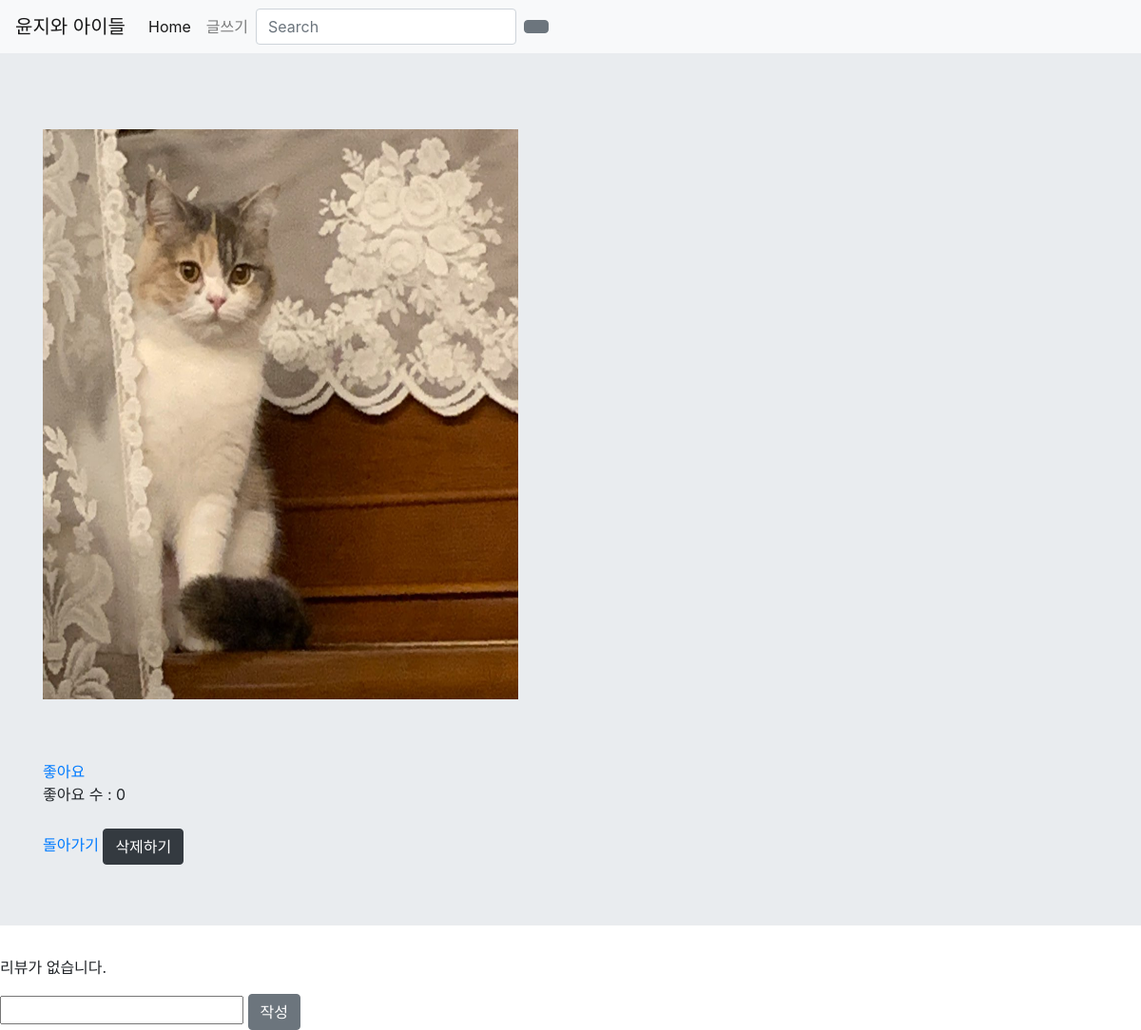
/blog/13 (signed in), run on the app's committed database.
### writing/models.py (models this page shows, shortened)
class Blog(models.Model):
    title = models.CharField(max_length = 200)
    money = models.CharField(max_length = 200)
    one_line = models.CharField(max_length = 200)
    image = models.ImageField(null = True, blank = True, upload_to = 'image', default="image/elly.png")
    pub_date=models.DateTimeField(auto_now_add=True)
    seller = models.TextField()
    content = models.TextField()
    content_list = models.TextField()
    count = models.IntegerField(default = 0)
    like_num = models.PositiveIntegerField(default=0, blank=True)

### writing/views.py (the view)
# urls.py: path('blog/<int:blog_id>', writing.views.detail, name = 'detail'),
def detail(request, blog_id):
    blog = Blog()
    reviews = Review.objects.filter(blog=blog_id)
    blog_detail = get_object_or_404(Blog, pk=blog_id)
    blog.count += 1
    blog.save()
    account = Account.objects.get(user=request.user)
    return render(request, 'detail.html', {'blog': blog_detail, 'account': account, 'reviews' : reviews})

### writing/templates/detail.html (shortened to what this page needs)
<!DOCTYPE html>
<html lang="en">
<head>
</head>
{% extends 'base.html' %}
{% block content %}
<body>
    <form action="{% url 'delete' %}">
        <div class="jumbotron jumbotron-fluid">
            <div class="container">
                {% if blog.image %}
                <img src="{{blog.image.url}}" alt="이미지가 없습니다." width="500" height="600">
                {% endif %}
                <br>
                <br>
                <a href="{% url 'like' blog.id %}">
                    {% if blog in account.like_blog.all %}
                    취소
                    {% else %}
                    좋아요
                    {% endif %}
                </a>
                <div>좋아요 수 : {{blog.like_num}}</div>
                <br>
                <a href="{% url 'home' %}">돌아가기</a>
                <input class="btn btn-dark" type="submit" value="삭제하기">
            </div>
        </div>
    </form>
    {% for review in reviews %}
    <div class="review">
        <p>작성자 : {{review.review_user}}</p>
        <p>{{review.review_body}}</p>
    </div>
    {% empty %}
        <p>리뷰가 없습니다.</p>
    {% endfor %}
    <form method="POST" action= "{% url 'review' %}">
        <input type="text" name="review_body"></input>
        <button type="submit" class="btn btn-secondary">작성</button>
    </form>
</body>
{% endblock %}

### data on the page
Blog: image (picture), like_num "0"
